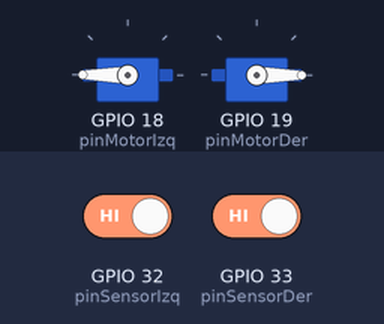
The program below on a simulated ESP32. On the bench: 2 × servo. The inputs (shaded band) are chosen by the test bench; at power-on: GPIO 32 (pinSensorIzq) HIGH, GPIO 33 (pinSensorDer) HIGH.

Above: at 1.2 s.
1.3 s: GPIO 32 (pinSensorIzq) driven LOW
At 2.5 s:
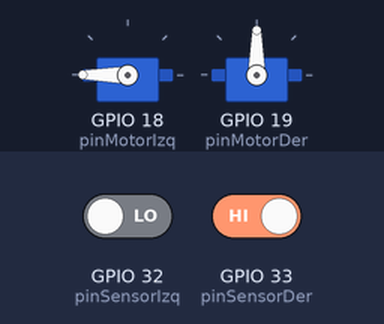
2.8 s: GPIO 32 (pinSensorIzq) driven HIGH
At 3.7 s:
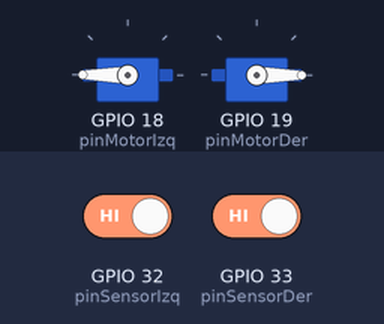
4.3 s: GPIO 33 (pinSensorDer) driven LOW
At 4.9 s:
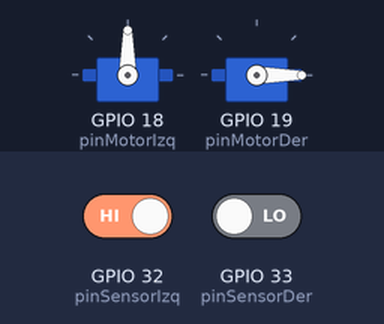
5.8 s: GPIO 33 (pinSensorDer) driven HIGH
Timing chart, 0 to 14.0 s (numbered marks = the images above; inputs shaded):
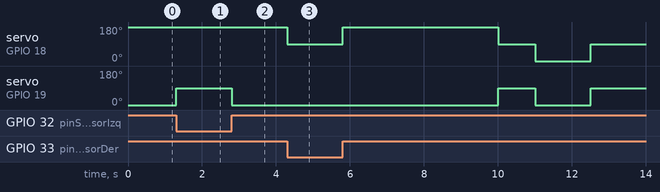

The program:

main.cpp
```cpp
#include <Arduino.h>
#include <ESP32Servo.h>

Servo motorIzquierdo;
Servo motorDerecho;

const int pinMotorIzq = 18;
const int pinMotorDer = 19;

// Pines para los sensores infrarrojos (siguelíneas)
const int pinSensorIzq = 32;
const int pinSensorDer = 33;

// Variables para el control del tiempo
unsigned long tiempoInicio;
const unsigned long tiempoSiguelineas = 10000; // 10000 milisegundos = 10 segundos

// Variable para asegurar que la acción final solo se ejecute una vez
bool accionFinalizada = false;

void setup() {
  motorIzquierdo.attach(pinMotorIzq);
  motorDerecho.attach(pinMotorDer);

  // Configuramos los pines de los sensores como entrada de datos
  pinMode(pinSensorIzq, INPUT);
  pinMode(pinSensorDer, INPUT);

  // Registramos el momento exacto en el que se enciende el robot
  tiempoInicio = millis();
}

void loop() {
  // Comprobamos si el tiempo actual menos el tiempo de inicio es menor a 10 segundos
  if (millis() - tiempoInicio < tiempoSiguelineas) {

    // --- ESTADO 1: MODO SIGUELÍNEAS ---
    // Leemos qué ven los sensores (HIGH suele ser línea negra, LOW suele ser fondo blanco)
    int lecturaIzq = digitalRead(pinSensorIzq);
    int lecturaDer = digitalRead(pinSensorDer);

    if (lecturaIzq == LOW && lecturaDer == LOW) {
      // Ambos ven blanco: Avanzar recto
      motorIzquierdo.write(180);
      motorDerecho.write(0);
    }
    else if (lecturaIzq == HIGH && lecturaDer == LOW) {
      // El izquierdo toca la línea negra: Girar a la izquierda para corregir
      motorIzquierdo.write(90); // Detenemos la rueda izquierda
      motorDerecho.write(0);    // La derecha sigue empujando
    }
    else if (lecturaIzq == LOW && lecturaDer == HIGH) {
      // El derecho toca la línea negra: Girar a la derecha para corregir
      motorIzquierdo.write(180); // La izquierda sigue empujando
      motorDerecho.write(90);    // Detenemos la rueda derecha
    }
    else {
      // Ambos ven negro (cruce): Avanzar recto
      motorIzquierdo.write(180);
      motorDerecho.write(0);
    }

  } else {

    // --- ESTADO 2: ACCIÓN POSTERIOR ---
    // Han pasado los 10 segundos. Entramos aquí.
    // Usamos el 'if (!accionFinalizada)' para que esta secuencia ocurra una sola vez y no se repita en bucle infinito.
    if (!accionFinalizada) {

      // Ejemplo de acción: Parar en seco durante 1 segundo
      motorIzquierdo.write(90);
      motorDerecho.write(90);
      delay(1000);

      // Hacer una maniobra (ej: girar sobre sí mismo hacia atrás)
      motorIzquierdo.write(0);
      motorDerecho.write(0);
      delay(1500);

      // Parar definitivamente
      motorIzquierdo.write(90);
      motorDerecho.write(90);

      // Marcamos la acción como terminada para que el robot se quede inactivo
      accionFinalizada = true;
    }
  }
}
```

Measured:
- after the input at 1.3 s, servo on GPIO 19 (pinMotorDer): 0° → 90° at once
- after the input at 2.8 s, servo on GPIO 19 (pinMotorDer): 90° → 0° at once
- after the input at 4.3 s, servo on GPIO 18 (pinMotorIzq): 180° → 90° at once
